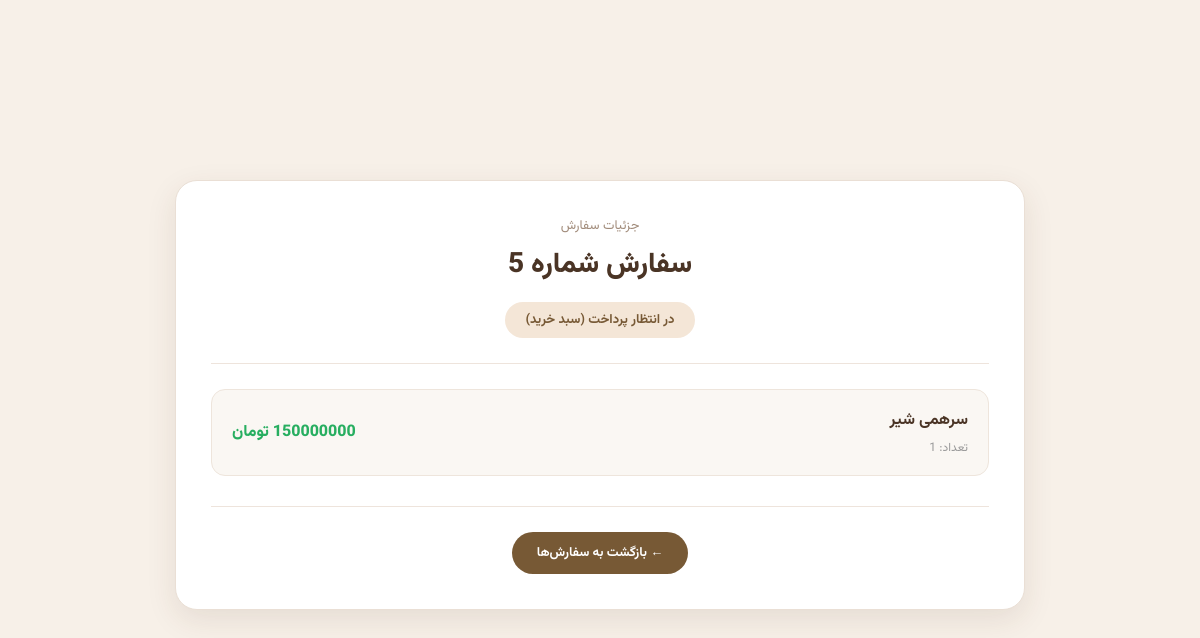
Before: /user/dashboard/order/5 (signed in) with the older database file.
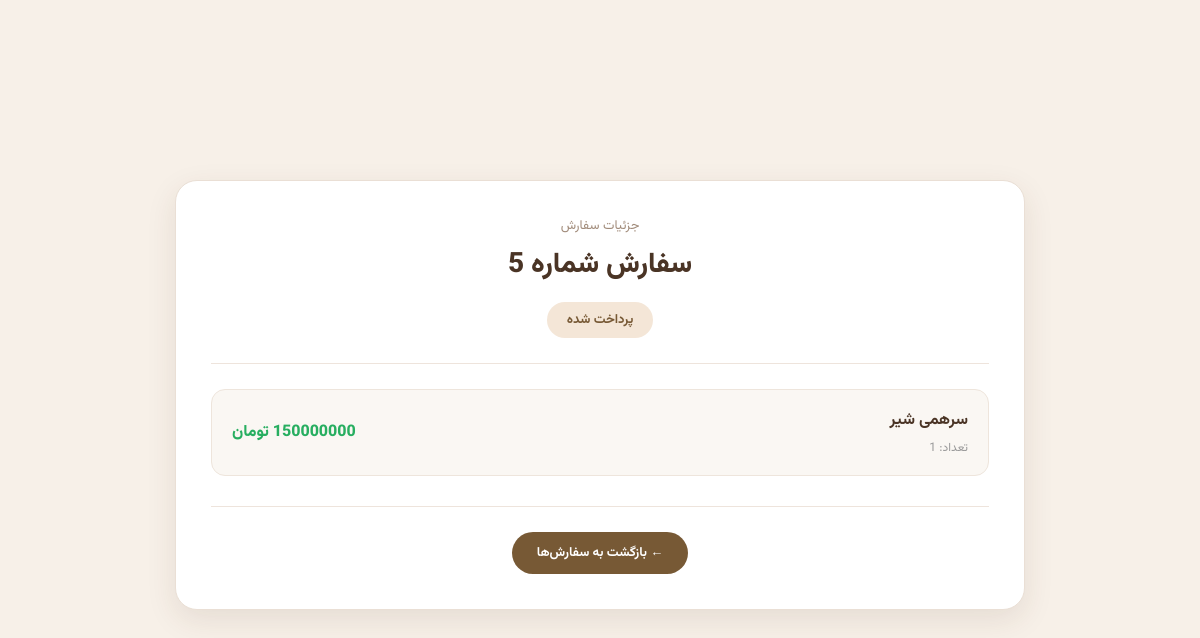
After: the same page with the newer database file.
### models/cart.py (models this page shows, shortened)
class Cart(db.Model):
    __tablename__="carts"
    id=Column(Integer,primary_key=True)
    user_id=Column(Integer,ForeignKey('users.id') , nullable=False)
    status=Column(String,default="pending")
    user = db.relationship("User", backref=backref("carts", lazy="dynamic"))
    def get_status_persian(self):
        if self.status=="pending":
            return "در انتظار پرداخت (سبد خرید)"
        if self.status == "paid":
            return "پرداخت شده"
        if self.status == "sent":
            return "ارسال شده "
        if self.status == "rejected":
            return "رد شده "

### blueprints/user.py (the view)
@app.route('/user/dashboard/order/<id>', methods=['GET'])
@login_required
def order(id):
    cart= current_user.carts.filter(Cart.id==id).first_or_404()
    return render_template('user/order.html', cart=cart)

### app.py (called while the page is built)
@login_manager.user_loader
def load_user(user_id):
    return User.query.get(int(user_id))

### templates/user/order.html (shortened to what this page needs)
{% extends 'base.html' %}
{% block body %}
<div class="order-detail-container">
    <div class="order-detail-card">
        <div class="order-detail-header">
            <span class="order-detail-label">جزئیات سفارش</span>
            <h1>سفارش شماره {{ cart.id }}</h1>
            <div class="order-detail-status">
                {{ cart.get_status_persian() }}
            </div>
        </div>
        <div class="order-items">
            {% for item in cart.cart_items %}
            <div class="order-item">
                <div class="order-item-info">
                    <span class="order-item-title">
                        {{ item.product.name }}
                    </span>
                    <span class="order-item-quantity">
                        تعداد: {{ item.quantity }}
                    </span>
                </div>
                <div class="order-item-price">
                    {{ item.price }} تومان
                </div>
            </div>
            {% endfor %}
        </div>
        <div class="order-detail-footer">
            <a href="{{ url_for('user.dashboard') }}" class="back-dashboard-btn">
                ← بازگشت به سفارش‌ها
            </a>
        </div>
    </div>
</div>
{% endblock %}

Changed rows visible on the page:
changed Cart id 5: get_status_persian "در انتظار پرداخت (سبد خرید)" → "پرداخت شده"
